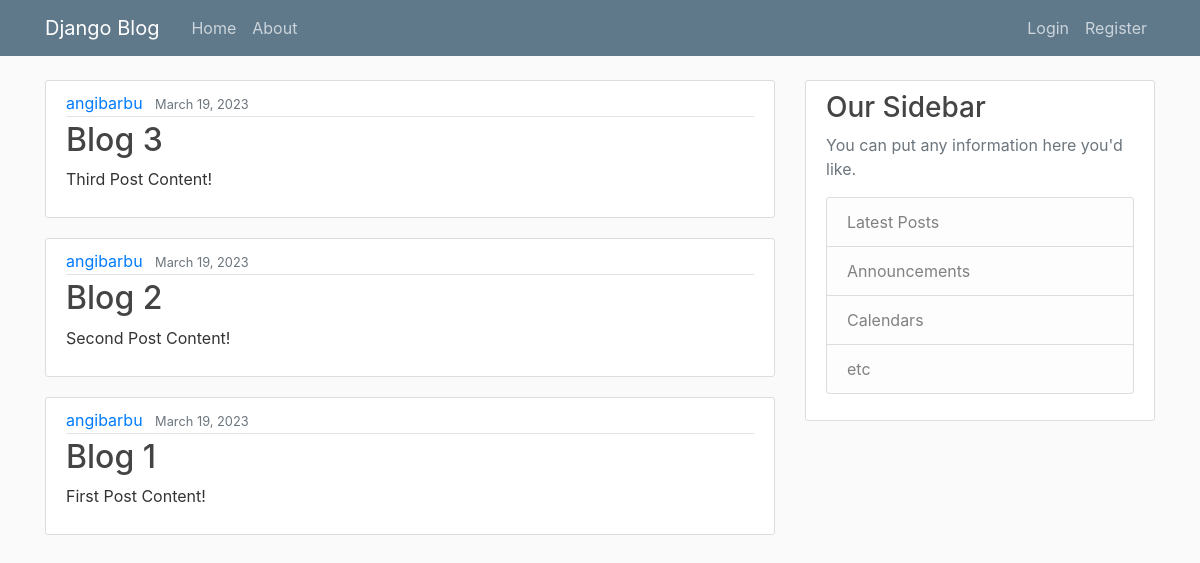
/, run on an earlier commit of the app's database.
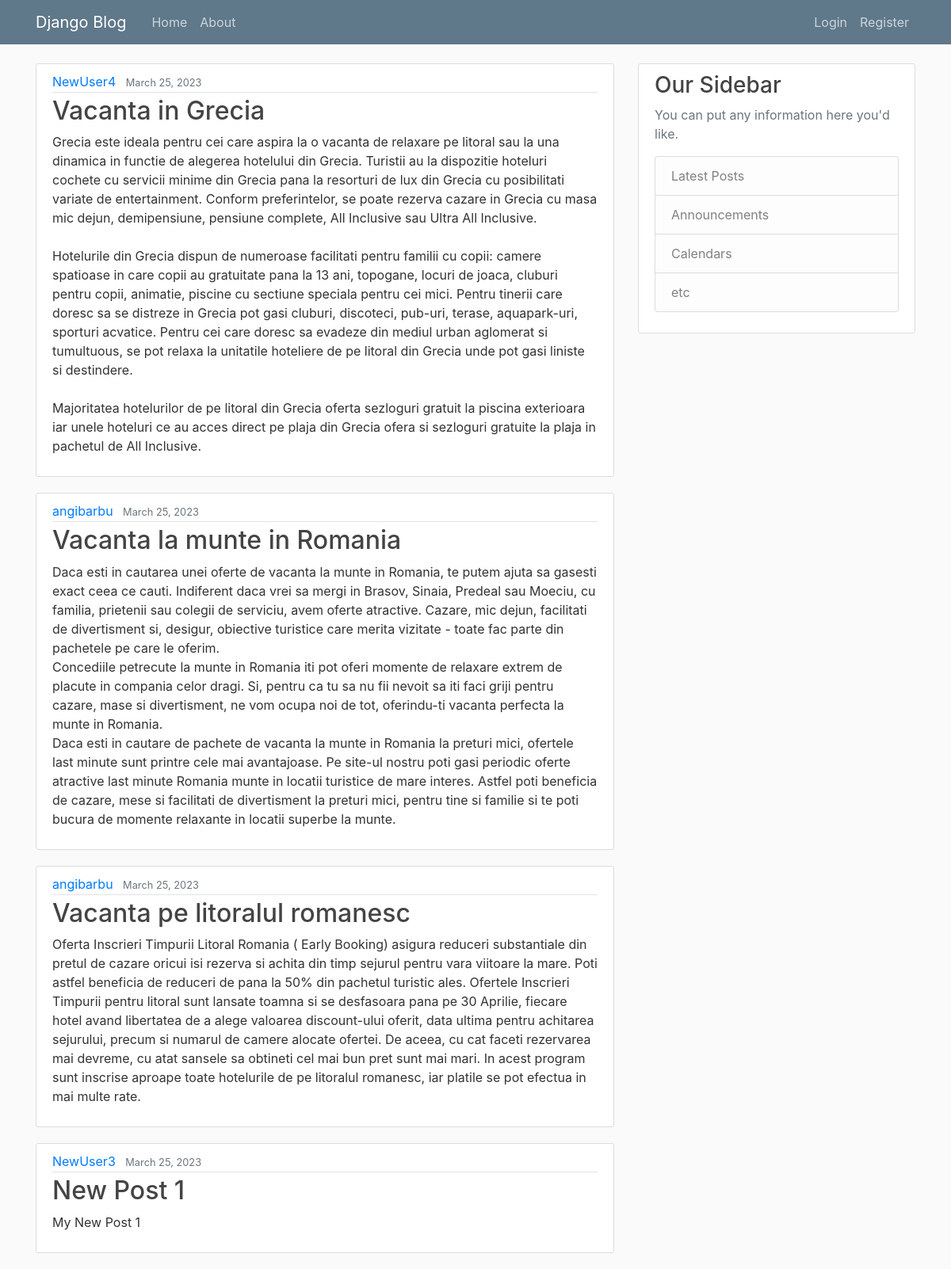
And on a later commit of the database.
### blog/models.py (models this page shows, shortened)
class Post(models.Model):
    title = models.CharField(max_length=100)
    content = models.TextField()
    date_posted = models.DateTimeField(default=timezone.now)
    author = models.ForeignKey(User, on_delete=models.CASCADE)
    image = models.ImageField(upload_to="images/")

### blog/views.py (the view)
# urls.py: path('', PostListView.as_view(), name='blog-home'),
class PostListView(ListView):
    model = Post
    template_name = 'blog/home.html'  # '<app>/<model>_<viewtype>.html'
    context_object_name = 'posts'
    ordering = ['-date_posted']
    paginate_by = 4

### blog/templates/blog/home.html
{% extends "blog/base.html"  %}
{% block content %}
    {% for post in posts %}
        <article class="media content-section">
        <div class="media-body">
            <div class="article-metadata">
                <a class="mr-2" href="#">{{ post.author }}</a>
                <small class="text-muted">{{ post.date_posted|date:"F d, Y" }}</small>
            </div>
            <h2><a class="article-title" href="#">{{ post.title }}</a></h2>
            <p class="article-content">{{ post.content }}</p>
        </div>
        </article>
    {% endfor %}
{% endblock content %}

What changed in the data, as far as the page shows it:
no longer on this page (row edited): Post: author "angibarbu", date_posted "March 19, 2023", title "Blog 3", content "Third Post Content!"
no longer on this page (row edited): Post: author "angibarbu", date_posted "March 19, 2023", title "Blog 2", content "Second Post Content!"
no longer on this page (row edited): Post: author "angibarbu", date_posted "March 19, 2023", title "Blog 1", content "First Post Content!"
added Post: author "NewUser4", date_posted "March 25, 2023", title "Vacanta in Grecia", content "Grecia este ideala pentru cei care aspira la o vacanta de relaxare pe litoral sau la una dinamica in functie de alegerea hotelului din Grecia. Turistii au la dispozitie hoteluri cochete cu servicii minime din Grecia pana la resorturi de lux din Grecia cu posibilitati variate de entertainment. Conform preferintelor, se poate rezerva cazare in Grecia cu masa mic dejun, demipensiune, pensiune complete, All Inclusive sau Ultra All Inclusive. Hotelurile din Grecia dispun de numeroase facilitati pentru familii cu copii: camere spatioase in care copii au gratuitate pana la 13 ani, topogane, locuri de joaca, cluburi pentru copii, animatie, piscine cu sectiune speciala pentru cei mici. Pentru…"
added Post: author "angibarbu", date_posted "March 25, 2023", title "Vacanta la munte in Romania", content "Daca esti in cautarea unei oferte de vacanta la munte in Romania, te putem ajuta sa gasesti exact ceea ce cauti. Indiferent daca vrei sa mergi in Brasov, Sinaia, Predeal sau Moeciu, cu familia, prietenii sau colegii de serviciu, avem oferte atractive. Cazare, mic dejun, facilitati de divertisment si, desigur, obiective turistice care merita vizitate - toate fac parte din pachetele pe care le oferim. Concediile petrecute la munte in Romania iti pot oferi momente de relaxare extrem de placute in compania celor dragi. Si, pentru ca tu sa nu fii nevoit sa iti faci griji pentru cazare, mase si divertisment, ne vom ocupa noi de tot, oferindu-ti vacanta perfecta la munte in Romania. Daca esti in…"
added Post: author "angibarbu", date_posted "March 25, 2023", title "Vacanta pe litoralul romanesc", content "Oferta Inscrieri Timpurii Litoral Romania ( Early Booking) asigura reduceri substantiale din pretul de cazare oricui isi rezerva si achita din timp sejurul pentru vara viitoare la mare. Poti astfel beneficia de reduceri de pana la 50% din pachetul turistic ales. Ofertele Inscrieri Timpurii pentru litoral sunt lansate toamna si se desfasoara pana pe 30 Aprilie, fiecare hotel avand libertatea de a alege valoarea discount-ului oferit, data ultima pentru achitarea sejurului, precum si numarul de camere alocate ofertei. De aceea, cu cat faceti rezervarea mai devreme, cu atat sansele sa obtineti cel mai bun pret sunt mai mari. In acest program sunt inscrise aproape toate hotelurile de pe…"
added Post: author "NewUser3", date_posted "March 25, 2023", title "New Post 1", content "My New Post 1"
